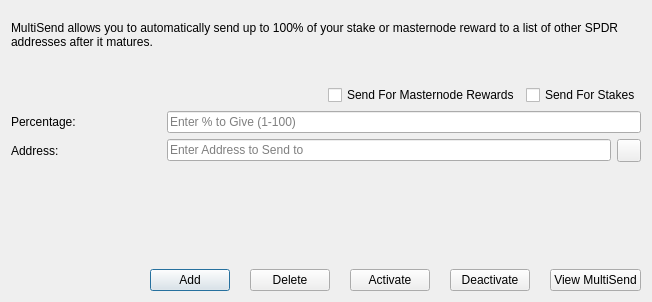
<?xml version="1.0" encoding="UTF-8"?>
<ui version="4.0">
 <class>MultiSendDialog</class>
 <widget class="QDialog" name="MultiSendDialog">
  <property name="windowModality">
   <enum>Qt::NonModal</enum>
  </property>
  <property name="geometry">
   <rect>
    <x>0</x>
    <y>0</y>
    <width>652</width>
    <height>302</height>
   </rect>
  </property>
  <property name="windowTitle">
   <string>MultiSend</string>
  </property>
  <property name="modal">
   <bool>true</bool>
  </property>
  <layout class="QVBoxLayout" name="verticalLayout">
   <item>
    <spacer name="verticalSpacer">
     <property name="orientation">
      <enum>Qt::Vertical</enum>
     </property>
     <property name="sizeType">
      <enum>QSizePolicy::Fixed</enum>
     </property>
     <property name="sizeHint" stdset="0">
      <size>
       <width>20</width>
       <height>10</height>
      </size>
     </property>
    </spacer>
   </item>
   <item>
    <widget class="QLabel" name="labelDescription">
     <property name="lineWidth">
      <number>1</number>
     </property>
     <property name="text">
      <string>MultiSend allows you to automatically send up to 100% of your stake or masternode reward to a list of other SPDR addresses after it matures.</string>
     </property>
     <property name="alignment">
      <set>Qt::AlignLeading|Qt::AlignLeft|Qt::AlignTop</set>
     </property>
     <property name="wordWrap">
      <bool>true</bool>
     </property>
    </widget>
   </item>
   <item>
    <spacer name="verticalSpacer_2">
     <property name="orientation">
      <enum>Qt::Vertical</enum>
     </property>
     <property name="sizeType">
      <enum>QSizePolicy::Fixed</enum>
     </property>
     <property name="sizeHint" stdset="0">
      <size>
       <width>20</width>
       <height>30</height>
      </size>
     </property>
    </spacer>
   </item>
   <item>
    <layout class="QHBoxLayout" name="horizontalLayout">
     <item>
      <spacer name="horizontalSpacer_3">
       <property name="minimumSize">
        <size>
         <width>150</width>
         <height>0</height>
        </size>
       </property>
       <property name="orientation">
        <enum>Qt::Horizontal</enum>
       </property>
       <property name="sizeHint" stdset="0">
        <size>
         <width>40</width>
         <height>20</height>
        </size>
       </property>
      </spacer>
     </item>
     <item>
      <widget class="QCheckBox" name="multiSendMasternodeCheckBox">
       <property name="text">
        <string>Send For Masternode Rewards</string>
       </property>
      </widget>
     </item>
     <item>
      <widget class="QCheckBox" name="multiSendStakeCheckBox">
       <property name="text">
        <string>Send For Stakes</string>
       </property>
      </widget>
     </item>
    </layout>
   </item>
   <item>
    <layout class="QHBoxLayout" name="horizontalLayout_5">
     <item>
      <widget class="QLabel" name="labelPercentage">
       <property name="minimumSize">
        <size>
         <width>150</width>
         <height>0</height>
        </size>
       </property>
       <property name="toolTip">
        <string>Percentage of stake to send</string>
       </property>
       <property name="text">
        <string>Percentage:</string>
       </property>
      </widget>
     </item>
     <item>
      <widget class="QLineEdit" name="multiSendPercentEdit">
       <property name="toolTip">
        <string>Enter whole numbers 1 - 100</string>
       </property>
       <property name="placeholderText">
        <string>Enter % to Give (1-100)</string>
       </property>
      </widget>
     </item>
    </layout>
   </item>
   <item>
    <layout class="QHBoxLayout" name="horizontalLayout_4">
     <item>
      <widget class="QLabel" name="labelAddress">
       <property name="minimumSize">
        <size>
         <width>150</width>
         <height>0</height>
        </size>
       </property>
       <property name="toolTip">
        <string>Address to send portion of stake to</string>
       </property>
       <property name="text">
        <string>Address:</string>
       </property>
      </widget>
     </item>
     <item>
      <widget class="QLineEdit" name="multiSendAddressEdit">
       <property name="toolTip">
        <string/>
       </property>
       <property name="placeholderText">
        <string>Enter Address to Send to</string>
       </property>
      </widget>
     </item>
     <item>
      <widget class="QToolButton" name="addressBookButton">
       <property name="toolTip">
        <string>Choose an address from the address book</string>
       </property>
       <property name="text">
        <string/>
       </property>
       <property name="icon">
        <iconset resource="../spdr.qrc">
         <normaloff>:/icons/address-book</normaloff>:/icons/address-book</iconset>
       </property>
       <property name="shortcut">
        <string>Alt+A</string>
       </property>
      </widget>
     </item>
    </layout>
   </item>
   <item>
    <widget class="QLabel" name="message">
     <property name="sizePolicy">
      <sizepolicy hsizetype="Preferred" vsizetype="Minimum">
       <horstretch>0</horstretch>
       <verstretch>0</verstretch>
      </sizepolicy>
     </property>
     <property name="minimumSize">
      <size>
       <width>0</width>
       <height>70</height>
      </size>
     </property>
     <property name="text">
      <string/>
     </property>
    </widget>
   </item>
   <item>
    <spacer name="verticalSpacer_3">
     <property name="orientation">
      <enum>Qt::Vertical</enum>
     </property>
     <property name="sizeHint" stdset="0">
      <size>
       <width>20</width>
       <height>40</height>
      </size>
     </property>
    </spacer>
   </item>
   <item>
    <layout class="QHBoxLayout" name="horizontalLayout_3">
     <property name="spacing">
      <number>20</number>
     </property>
     <item>
      <spacer name="horizontalSpacer_2">
       <property name="orientation">
        <enum>Qt::Horizontal</enum>
       </property>
       <property name="sizeHint" stdset="0">
        <size>
         <width>40</width>
         <height>20</height>
        </size>
       </property>
      </spacer>
     </item>
     <item>
      <widget class="QPushButton" name="addButton">
       <property name="toolTip">
        <string>Add to the MultiSend vector</string>
       </property>
       <property name="statusTip">
        <string>Add to MultiSend Vector</string>
       </property>
       <property name="text">
        <string>Add</string>
       </property>
       <property name="icon">
        <iconset resource="../spdr.qrc">
         <normaloff>:/icons/add</normaloff>:/icons/add</iconset>
       </property>
      </widget>
     </item>
     <item>
      <widget class="QPushButton" name="deleteButton">
       <property name="toolTip">
        <string>Delete from  MultiSend vector</string>
       </property>
       <property name="statusTip">
        <string>Delete Address From MultiSend Vector</string>
       </property>
       <property name="text">
        <string>Delete</string>
       </property>
       <property name="icon">
        <iconset resource="../spdr.qrc">
         <normaloff>:/icons/remove</normaloff>:/icons/remove</iconset>
       </property>
      </widget>
     </item>
     <item>
      <widget class="QPushButton" name="activateButton">
       <property name="toolTip">
        <string>Activate multisend</string>
       </property>
       <property name="statusTip">
        <string>Activate MultiSend</string>
       </property>
       <property name="text">
        <string>Activate</string>
       </property>
      </widget>
     </item>
     <item>
      <widget class="QPushButton" name="disableButton">
       <property name="toolTip">
        <string>Deactivate multisend</string>
       </property>
       <property name="statusTip">
        <string>Deactivate MultiSend</string>
       </property>
       <property name="text">
        <string>Deactivate</string>
       </property>
      </widget>
     </item>
     <item>
      <widget class="QPushButton" name="viewButton">
       <property name="toolTip">
        <string/>
       </property>
       <property name="statusTip">
        <string>View MultiSend Vector</string>
       </property>
       <property name="text">
        <string>View MultiSend</string>
       </property>
      </widget>
     </item>
    </layout>
   </item>
  </layout>
 </widget>
 <resources>
  <include location="../spdr.qrc"/>
 </resources>
 <connections/>
</ui>
